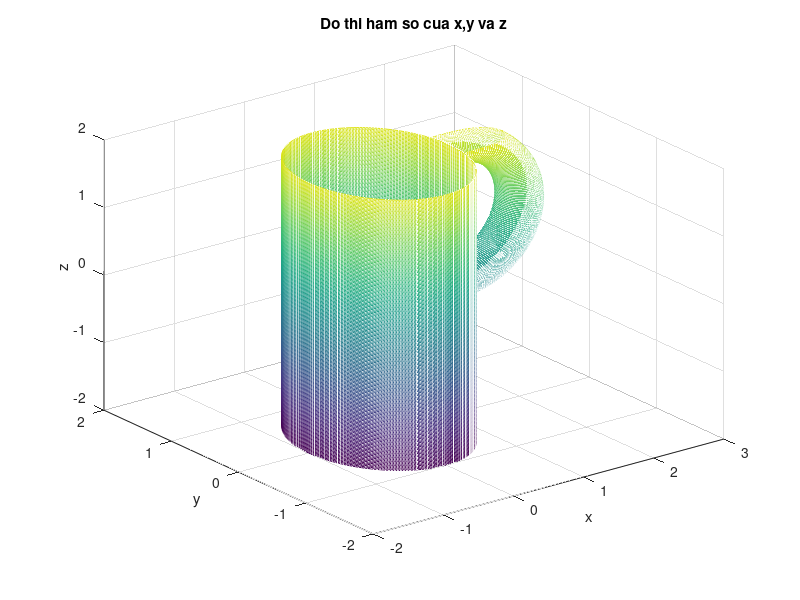

Write MATLAB code to recreate this figure.
clc
clear all
close all
u=0:pi/100:2*pi;
v=-2:0.02:2;
s=-pi/2:pi/100:pi/2;
t=0:pi/100:2*pi;
[U,V]=meshgrid(u,v);

[S,T]=meshgrid(s,t);
x=cos(U);
y=sin(U);
z=V;
x1=1+cos(S).*(1+(1/4).*cos(T));
y1=(1/4).*sin(T);
z1=1+sin(S).*(1+(1/4).*cos(T));
mesh(x,y,z);
hold on
mesh(x1,y1,z1)
axis([-2 3 -2 2 -2 2]);
xlabel('x');
ylabel('y');
zlabel('z');
title('Do thi ham so cua x,y va z')
